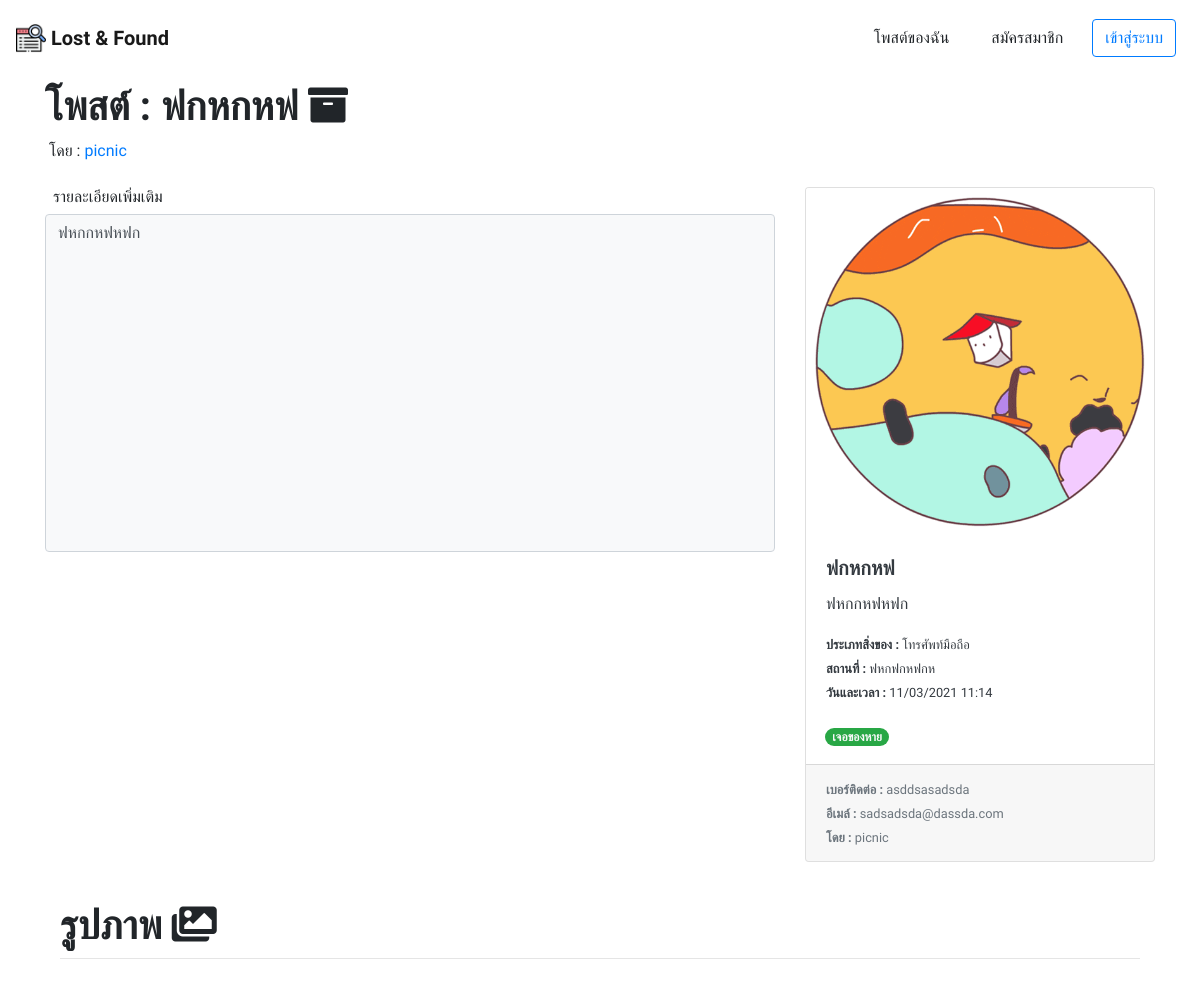
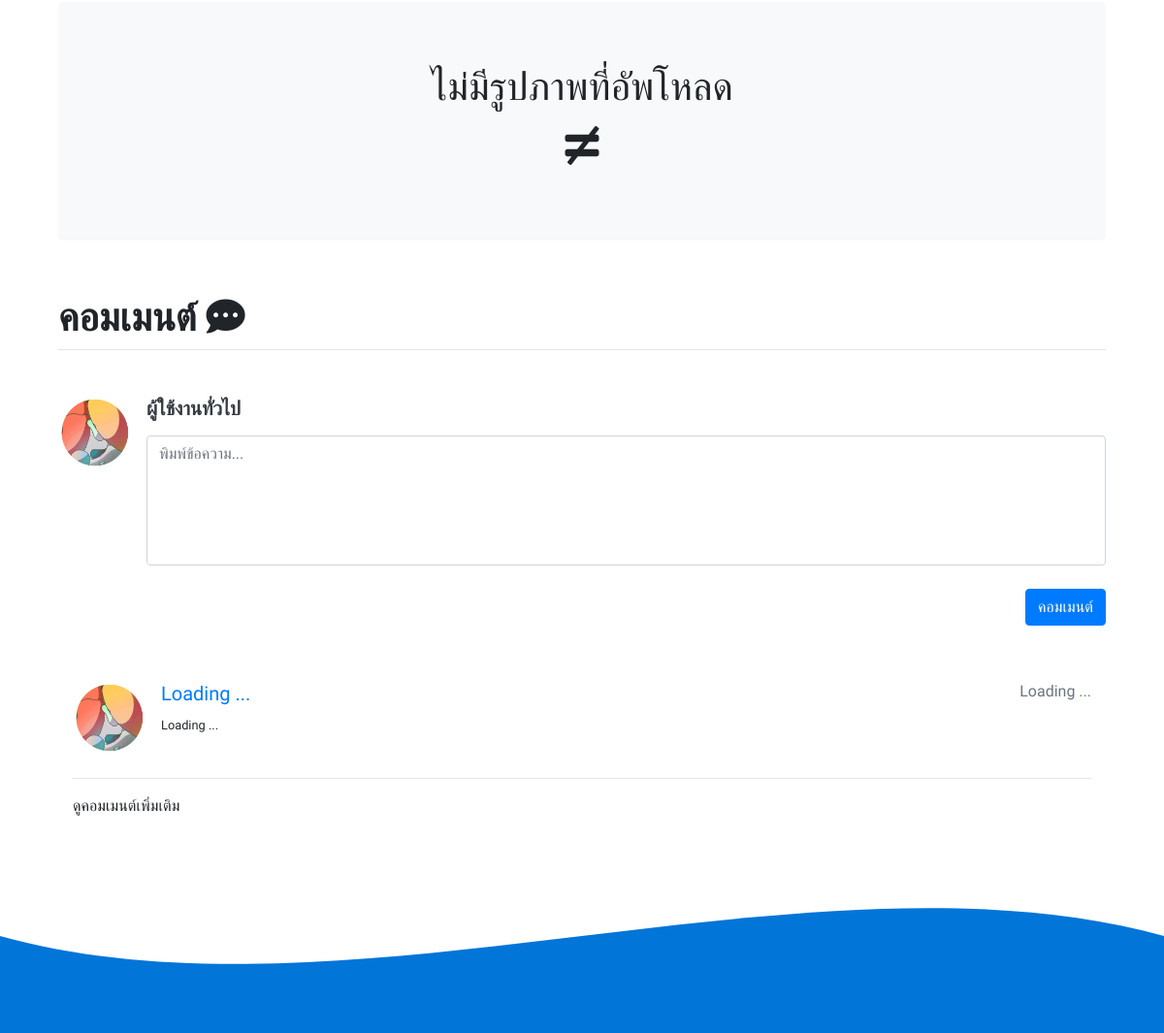
/detail/34/, run on the app's committed database (2 pictures, top to bottom).
### posts/models.py (models this page shows)
class Post(models.Model):
    is_active = models.BooleanField(default=True)
    TYPE = (
        ('found', 'เจอของหาย'),
        ('lost', 'ตามหาของ'),
    )
    type = models.CharField(choices=TYPE, max_length=255, default='found')
    date_time = models.DateTimeField()
    create_at = models.DateTimeField(auto_now_add=True)
    desc = models.TextField()
    title = models.CharField(max_length=255)
    location = models.CharField(max_length=255)
    contact1 = models.CharField(max_length=255)
    contact2 = models.CharField(max_length=255)
    key = models.CharField(max_length=255, unique=True, null=True, blank=True)
    assetType = models.ForeignKey(AssetType, on_delete=models.CASCADE)
    user = models.ForeignKey(User, on_delete=models.CASCADE, null=True)
    take_information = models.CharField(max_length=255, null=True, blank=True)
    def __str__(self):
        return self.title

class AssetType(models.Model):
    name = models.CharField(max_length=255)
    def __str__(self):
        return self.name

### posts/views.py (the view)
# urls.py: path('detail/<int:post_id>/', DetailView.as_view(), name='detail'),
class DetailView(View):
    template_name = 'detail.html'
    def get(self, request, post_id):
        post = Post.objects.get(id=post_id)
        return render(request, self.template_name, {
            'post': post
        })

### posts/templates/detail.html (shortened to what this page needs)
{% extends 'base_layout.html' %}
{% load static %}
{% block content %}
    <div class="container">
        <h1 class='mt-2'>
            <b>โพสต์ : {{ post }} <i class="fas fa-archive"></i></b>
        </h1>
        <span class='ml-1'>โดย : {% if post.user %} <a class='text-decoration-none' href="{% url 'profile' post.user.id %}"> {{ post.user.username }} </a> {% else %} ผู้ใช้งานทั่วไป {% endif %} </span>
        <div class="row">
            <div class="container mt-4">
                <div class="row">
                    <div class="col-md-8">
                        {% if post.is_active == False %}
                            <p class='h6 ml-2'>รายละเอียดเพิ่มเติม</p>
                            <textarea class='form-control h-50 bg-light' style='resize: none;' readonly>{{ post.desc }}</textarea>
                            {% if post.type == 'found' %}
                                <p class='mt-3'>รายละเอียดเกี่ยวกับคนที่มารับของไป</p>
                            {% else %}
                                <p class='mt-3'>รายละเอียดเกี่ยวกับคนที่เจอของ</p>
                            {% endif %}
                            <textarea class='form-control bg-light' style="height: 30%; resize:none;" readonly >{{ post.take_information }}</textarea>
                        {% else %}
                            <p class='h6 ml-2'>รายละเอียดเพิ่มเติม</p>
                            <textarea class='form-control bg-light' style='resize: none; height: 50%;' readonly>{{ post.desc }}</textarea>
                        {% endif %}
                    </div>
                    <div class="col-md-4">
                        <div class="card w-100 text-dark mycard">
                            <div class="wrapper">
                                {% if post.postpicture_set.all|length == 0 %}
                                    <img class="card-img-top" src="{% static 'images/post_default.gif' %}">
                                {% else %}
                                    <img class="card-img-top" src="{{ post.postpicture_set.all.0.picture.url }}">
                                {% endif %}
                            </div>
                            <div class="card-body">
                                <h5 class="card-title">
                                    <b id='title'> {{ post.title|truncatechars:20 }} </b>
                                </h5>
                                <div class="card-text">
                                    <p id='desc'> {{ post.desc|truncatechars:15 }} </p>
                                    <p class='m-0'>
                                        <small>
                                            <b>ประเภทสิ่งของ : </b> <span id='assetType'> {{ post.assetType }} </span>
                                        </small>
                                    </p>
                                    <p class='m-0'>
                                        <small>
                                            <b>สถานที่ : </b> <span id='location'> {{ post.location }} </span>
                                        </small>
                                    </p>
                                    <p class='m-0'>
                                        <small>
                                            <b>วันและเวลา : </b> <span id='date_time'> {{ post.date_time|date:"d/m/Y H:i" }} </span>
                                        </small>
                                    </p>
                                </div>
                            </div>
                            <div class="container mb-3 ml-1">
                                <p class="card-text">
                                    {% if post.type == 'found' %}
                                        <span class="badge badge-pill badge-success text-light" id='type'>เจอของหาย</span>
                                    {% else %}
                                        <span class="badge badge-pill badge-danger text-light" id='type'>ตามหาของ</span>
                                    {% endif %}
                                </p>
                            </div>
                            <div class="card-footer">
                                <small class="text-muted">
                                    <b>เบอร์ติดต่อ : </b> <span id='contact1'> {{ post.contact1 }} </span>
                                    <br>
                                    <b>อีเมล์ : </b> <span id='contact2'> {{ post.contact2 }} </span>
                                    <br>
                                    <b>โดย : </b> {% if post.user %} {{ post.user.username }} {% else %} Anonymous User {% endif %}
                                </small>
                            </div>
                        </div>
                    </div>
                </div>
                <div class="row mt-3">
                    <div class="col">
                        <div class="container">
                            <h1 class="font-weight-bold text-center text-lg-left mt-4 mb-0">รูปภาพ <i class="fas fa-images"></i> </h1>
                            <hr class="mt-2 mb-5">
                            {% if post.postpicture_set.all|length == 0 %}
                                <div class="jumbotron col-12 text-center bg-light" id='no-upload'>
                                    <h1>
                                        ไม่มีรูปภาพที่อัพโหลด <br>
                                        <i class="fas fa-not-equal mt-3"></i>
                                    </h1>
                                </div>
                            {% endif %}
                        </div>
                    </div>
                </div>
                <div class="row mb-5">
                    <div class="col">
                        <div class="container">
                            <h1 class="font-weight-bold text-center text-lg-left mt-4 mb-0">คอมเมนต์ <i class="fas fa-comment-dots"></i> </h1>
                            <hr class="mt-2 mb-5">
                            <div class="media">
                                <div class="my-circle mr-3">
                                    {% if request.user.is_authenticated %}
                                        <img class="rounded-circle" src="{{ request.user.userprofile.avatar.url }}">
                                    {% else %}
                                        <img class="rounded-circle" src="{% static 'images/user_default.gif' %}">
                                    {% endif %}
                                </div>
                                <div class="media-body">
                                    <h5 class="mt-0 mb-3 text-primary">
                                        <span class='font-weight-bold text-dark'>
                                            {% if request.user.is_authenticated %}
                                                {{ request.user }}
                                            {% else %}
                                                ผู้ใช้งานทั่วไป
                                            {% endif %}
                                        </span>
                                    </h5>
                                    <textarea id='comment_inp' class='form-control' cols="30" rows="5" style="resize: none;" placeholder="พิมพ์ข้อความ..."></textarea>
                                </div>
                            </div>
                            <button class='btn btn-primary float-right mt-4' id='comment_btn'>คอมเมนต์</button>
                            <div class="container-fluid mt-5 pt-5" id='comments'>
                                <div class="media my-4">
                                    <div class="my-circle mr-3">
                                        <img class="rounded-circle" src="{% static 'images/user_default.gif' %}">
                                    </div>
                                    <div class="media-body">
                                        <h5 class="mt-0 text-primary">
                                            <a href="#">Loading ...</a>
                                            <small class='float-right text-muted'>Loading ...</small>
                                        </h5>
                                        <small>Loading ...</small>
                                    </div>
                                </div>
                                <hr>
                            </div>
                            <div class='container'>
                                <span class='h6' style="cursor: pointer;" id='more_comment_btn' onclick="loadmore()">ดูคอมเมนต์เพิ่มเติม</span>
                            </div>
                        </div>
                    </div>
                </div>
            </div>
        </div>
    </div>
    <footer class='mt-4'>
        <div style="height: 150px; overflow: hidden;" >
            <svg viewBox="0 0 500 150" preserveAspectRatio="none" style="height: 100%; width: 100%;">
                <path d="M0.00,49.98 C149.99,150.00 349.20,-49.98 500.00,49.98 L500.00,150.00 L0.00,150.00 Z" style="stroke: none; fill: #0275d8;"></path>
            </svg>
        </div>
    </footer>
{% endblock %}

### static/css/style.css (style rules this page uses)
* { font-family: 'Kanit', sans-serif; word-wrap: break-word; padding: 0; margin: 0; }
body, html { height: 100%; }
body { animation: fadein .5s; }
.mycard { transition: .2s; }
.wrapper { position: relative; overflow: hidden; }
.wrapper:after { content: ''; display: block; padding-top: 100%; }
.wrapper img { width: auto; height: 100%; max-width: none; position: absolute; left: 50%; top: 0; transform: translateX(-50%); }
.my-circle { position: relative; width: 75px; height: 75px; overflow: hidden; }
.my-circle img { width: 100%; height: 100%; object-fit: cover; }

### data on the page
Post: title "ฟกหกหฟ", user.username "picnic", desc "ฟหกกหฟหฟก", assetType "โทรศัพท์มือถือ", location "ฟหกฟกหฟกห", date_time "11/03/2021 11:14", contact1 "asddsasadsda", contact2 "sadsadsda@dassda.com"
